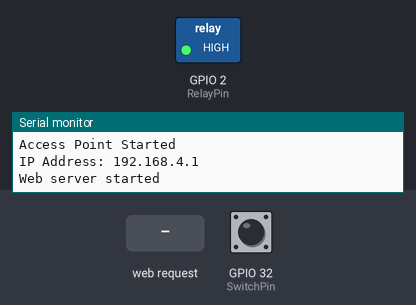
Bench run of a sketch on a simulated ESP32. On the bench: switched loads named in the sketch (green lamp = pin HIGH), the last lines printed to the serial monitor. Inputs (shaded band) come from the test bench; at power-on: GPIO 32 (SwitchPin) HIGH.

Above: at 1.2 s.
1.3 s: GPIO 32 (SwitchPin) pulled LOW for 0.15 s
At 1.42 s:
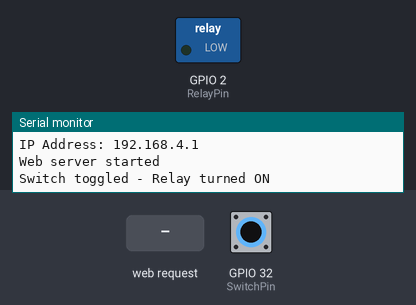
3.0 s: HTTP request GET /toggle received
At 3.5 s:
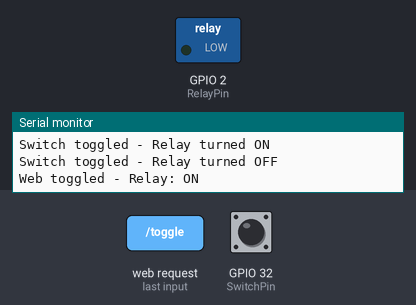
4.5 s: GPIO 32 (SwitchPin) pulled LOW for 3.2 s
At 5.3 s:
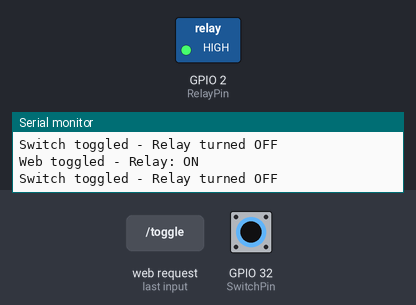
Timing chart, 0 to 9.3 s (numbered marks = the images above; inputs shaded):
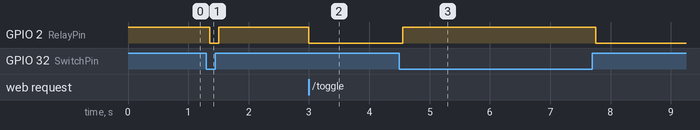

The sketch:

web_switch_control.ino
```cpp
#include <WiFi.h>
#include <WebServer.h>

// Konfigurasi Access Point
const char* ssid = "ESP32_AP";
const char* password = "12345678";

// Deklarasi pin
#define RelayPin 2
#define SwitchPin 32

// Variabel status
bool relayState = false;           // Status relay (ON/OFF)
bool lastSwitchState = HIGH;       // Status terakhir switch
bool currentSwitchState = HIGH;    // Status switch saat ini
bool lastButtonState;              // Untuk mendeteksi perubahan status switch
unsigned long lastDebounceTime = 0;
const unsigned long debounceDelay = 50;

// Web server pada port 80
WebServer server(80);

void setup() {
  Serial.begin(115200);

  // Setup pin
  pinMode(RelayPin, OUTPUT);
  pinMode(SwitchPin, INPUT_PULLUP);
  digitalWrite(RelayPin, HIGH); // Relay awal OFF

  // Baca status awal switch
  lastButtonState = digitalRead(SwitchPin);

  // Setup Access Point
  WiFi.softAP(ssid, password);
  Serial.println("Access Point Started");
  Serial.print("IP Address: ");
  Serial.println(WiFi.softAPIP());

  // Setup route untuk web server
  server.on("/", handleRoot);
  server.on("/status", handleStatus);
  server.on("/toggle", handleToggle);
  server.begin();
  Serial.println("Web server started");
}

void loop() {
  server.handleClient();

  // Baca status switch
  int reading = digitalRead(SwitchPin);

  // Reset timer debounce jika pembacaan berubah
  if (reading != lastSwitchState) {
    lastDebounceTime = millis();
  }

  // Jika sudah melewati waktu debounce
  if ((millis() - lastDebounceTime) > debounceDelay) {
    // Jika status switch berubah
    if (reading != currentSwitchState) {
      currentSwitchState = reading;

      // Deteksi perubahan status switch
      if (currentSwitchState != lastButtonState) {
        // Switch berubah dari OFF ke ON atau ON ke OFF
        if (relayState) {
          // Jika relay ON, switch akan mematikan
          relayState = false;
          digitalWrite(RelayPin, HIGH);
          Serial.println("Switch toggled - Relay turned OFF");
        } else {
          // Jika relay OFF, switch akan menyalakan
          relayState = true;
          digitalWrite(RelayPin, LOW);
          Serial.println("Switch toggled - Relay turned ON");
        }
        lastButtonState = currentSwitchState;
      }
    }
  }

  lastSwitchState = reading;
}

void handleRoot() {
  String html = "<html><head>";
  html += "<title>ESP32 Relay Control</title>";
  html += "<style>";
  html += "body { font-family: Arial, sans-serif; margin: 20px; text-align: center; }";
  html += "button { padding: 15px 30px; font-size: 18px; cursor: pointer; ";
  html += "background-color: #4CAF50; color: white; border: none; border-radius: 5px; }";
  html += "button:hover { background-color: #45a049; }";
  html += ".status { font-size: 24px; margin: 20px 0; }";
  html += "</style>";
  html += "</head><body>";
  html += "<h1>ESP32 Relay Control</h1>";
  html += "<div class='status'>Status Relay: <span id='relayState'>Loading...</span></div>";
  html += "<button onclick=\"toggleRelay()\">Toggle Relay</button>";
  html += "<script>";
  html += "function updateRelayState() {";
  html += "  fetch('/status').then(response => response.text()).then(state => {";
  html += "    document.getElementById('relayState').innerText = state;";
  html += "  });";
  html += "}";
  html += "function toggleRelay() {";
  html += "  fetch('/toggle').then(() => setTimeout(updateRelayState, 100));";
  html += "}";
  html += "setInterval(updateRelayState, 300);";
  html += "updateRelayState();";
  html += "</script>";
  html += "</body></html>";
  server.send(200, "text/html", html);
}

void handleStatus() {
  String state = relayState ? "ON" : "OFF";
  server.send(200, "text/plain", state);
}

void handleToggle() {
  // Web toggle selalu membalik status relay
  relayState = !relayState;
  digitalWrite(RelayPin, relayState ? LOW : HIGH);
  Serial.println("Web toggled - Relay: " + String(relayState ? "ON" : "OFF"));
  server.send(200, "text/plain", "OK");
}
```

Measured:
- after the input at 1.3 s, GPIO 2 (RelayPin): HIGH → LOW after 0.05 s, → HIGH 0.15 s later
- after the input at 3.0 s, GPIO 2 (RelayPin): HIGH → LOW at once
- after the input at 4.5 s, GPIO 2 (RelayPin): LOW → HIGH after 0.05 s, → LOW 3.2 s later
